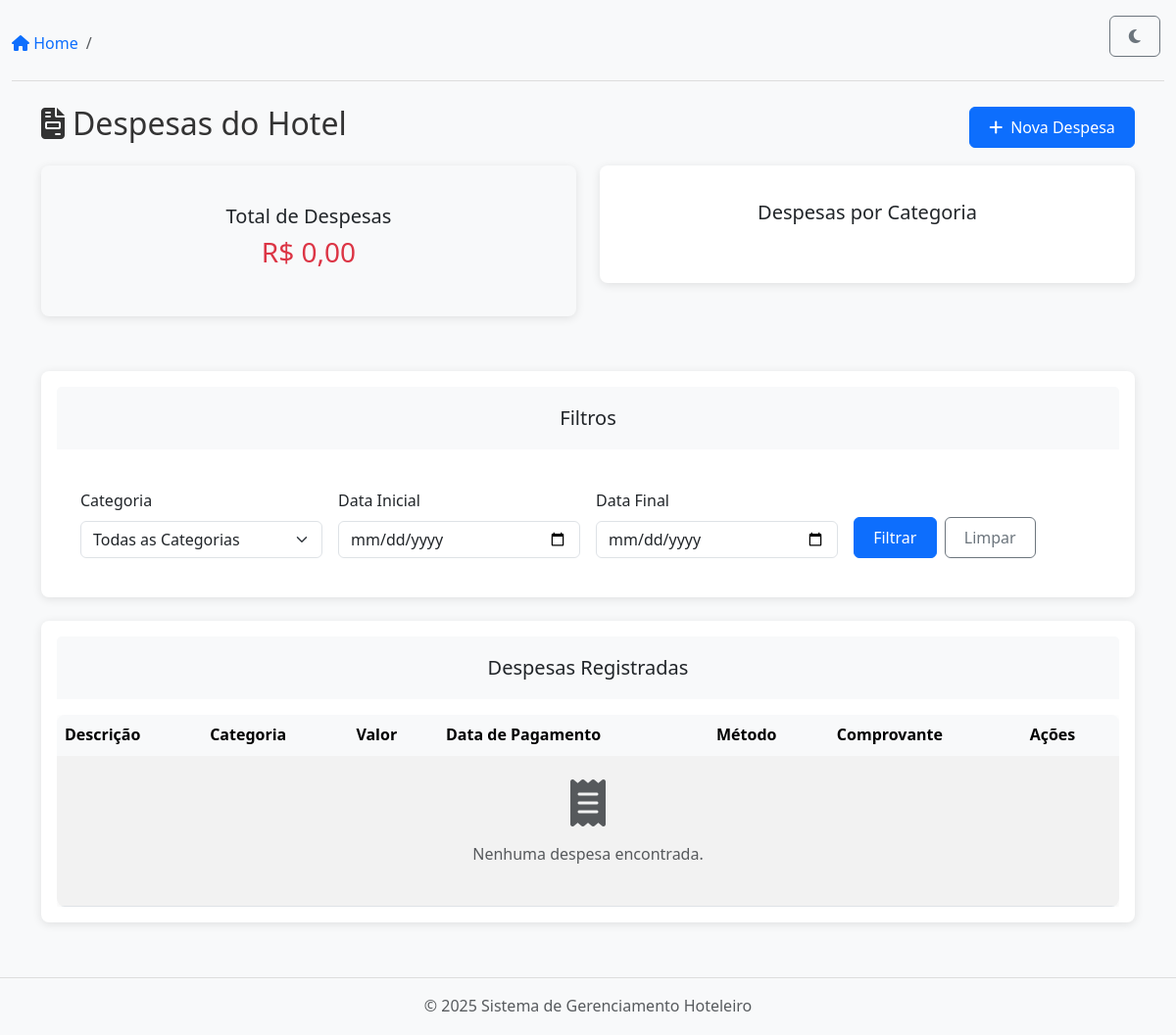
/finance/expenses/ (signed in), run on an earlier commit of the app's database.
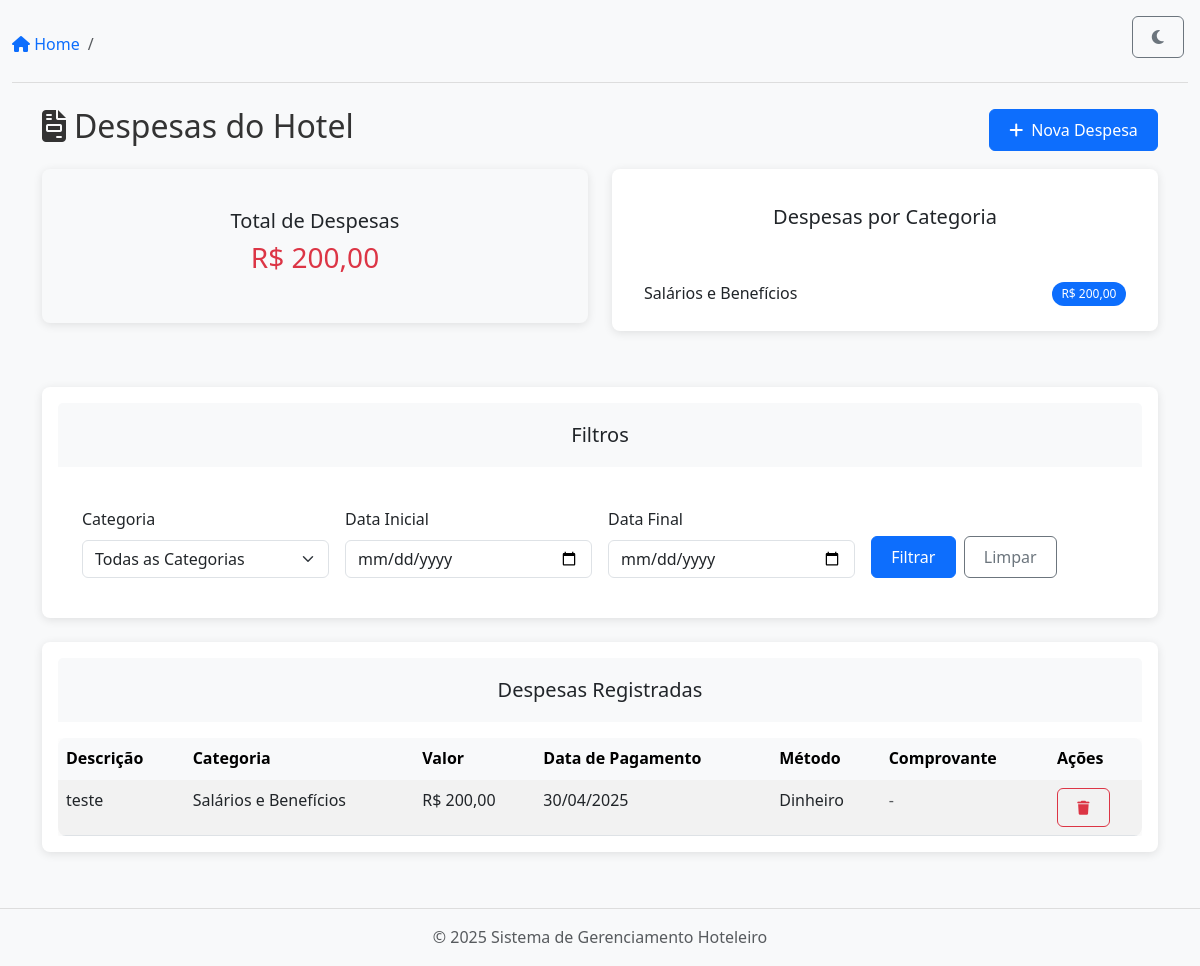
And on a later commit of the database.
### apps/finance/models.py (models this page shows, shortened)
class Expense(models.Model):
    CATEGORY_CHOICES = [
        ('utilities', 'Contas de Serviços (Água/Luz/Internet)'),
        ('supplies', 'Suprimentos'),
        ('maintenance', 'Manutenção'),
        ('staff', 'Salários e Benefícios'),
        ('marketing', 'Marketing e Publicidade'),
        ('taxes', 'Impostos e Taxas'),
        ('other', 'Outros'),
    ]
    description = models.CharField(max_length=255, verbose_name="Descrição")
    amount = models.DecimalField(max_digits=10, decimal_places=2, verbose_name="Valor")
    category = models.CharField(max_length=20, choices=CATEGORY_CHOICES, default='other', verbose_name="Categoria")
    date_created = models.DateField(auto_now_add=True, verbose_name="Data de Registro")
    payment_date = models.DateField(verbose_name="Data de Pagamento")
    payment_method = models.CharField(max_length=50, verbose_name="Método de Pagamento")
    receipt = models.FileField(upload_to='expenses/receipts/', blank=True, null=True, verbose_name="Comprovante")
    notes = models.TextField(blank=True, null=True, verbose_name="Observações")
    class Meta:
        ordering = ['-payment_date']
        verbose_name = "Despesa"
        verbose_name_plural = "Despesas"

### apps/finance/views.py (the view)
# urls.py: path('expenses/', views.expense_list, name='expense_list'),
@login_required
def expense_list(request):
    expenses = Expense.objects.all()
    category = request.GET.get('category')
    start_date = request.GET.get('start_date')
    end_date = request.GET.get('end_date')
    if category and category != 'all':
        expenses = expenses.filter(category=category)
    if start_date:
        expenses = expenses.filter(payment_date__gte=start_date)
    if end_date:
        expenses = expenses.filter(payment_date__lte=end_date)
    category_totals = {}
    for category_code, category_name in Expense.CATEGORY_CHOICES:
        category_sum = sum(expense.amount for expense in expenses.filter(category=category_code))
        category_totals[category_code] = {
            'name': category_name,
            'total': category_sum
        }
    total_expenses = sum(expense.amount for expense in expenses)
    context = {
        'expenses': expenses,
        'category_totals': category_totals,
        'total_expenses': total_expenses,
        'categories': Expense.CATEGORY_CHOICES,
        'selected_category': category or 'all',
        'start_date': start_date,
        'end_date': end_date
    }
    return render(request, 'finance/expense_list.html', context)

### templates/finance/expense_list.html (shortened to what the changed rows need)
{% extends 'base.html' %}
{% block content %}
<div class="container mt-4">
    <div class="d-flex justify-content-between align-items-center mb-3">
        <h2><i class="fas fa-file-invoice me-2"></i>Despesas do Hotel</h2>
    </div>
    <div class="row mb-4">
        <div class="col-md-6">
            <div class="card bg-light">
                <div class="card-body">
                    <h5 class="card-title text-center">Total de Despesas</h5>
                    <h3 class="text-danger text-center">R$ {{ total_expenses|floatformat:2 }}</h3>
                </div>
            </div>
        </div>
        <div class="col-md-6">
            <div class="card">
                <div class="card-body p-0">
                    <ul class="list-group list-group-flush">
                        {% for category_code, data in category_totals.items %}
                            {% if data.total > 0 %}
                                <li class="list-group-item d-flex justify-content-between align-items-center">
                                    {{ data.name }}
                                    <span class="badge bg-primary rounded-pill">R$ {{ data.total|floatformat:2 }}</span>
                                </li>
                            {% endif %}
                        {% endfor %}
                    </ul>
                </div>
            </div>
        </div>
    </div>
    <div class="card">
        <div class="card-body p-0">
            <div class="table-responsive">
                <table class="table table-striped table-hover mb-0">
                    <thead class="table-light">
                        <tr>
                            <th>Descrição</th>
                            <th>Categoria</th>
                            <th>Valor</th>
                            <th>Data de Pagamento</th>
                            <th>Método</th>
                            <th>Comprovante</th>
                            <th>Ações</th>
                        </tr>
                    </thead>
                    <tbody>
                        {% for expense in expenses %}
                        <tr>
                            <td>{{ expense.description }}</td>
                            <td>{{ expense.get_category_display }}</td>
                            <td>R$ {{ expense.amount|floatformat:2 }}</td>
                            <td>{{ expense.payment_date|date:"d/m/Y" }}</td>
                            <td>{{ expense.payment_method }}</td>
                            <td>
                                {% if expense.receipt %}
                                <a href="{{ expense.receipt.url }}" target="_blank" class="btn btn-sm btn-info">
                                    <i class="fas fa-file-alt"></i>
                                </a>
                                {% else %}
                                <span class="text-muted">-</span>
                                {% endif %}
                            </td>
                            <td>
                                <div class="btn-group">
                                    <button type="button" class="btn btn-sm btn-outline-danger"
                                            data-bs-toggle="modal"
                                            data-bs-target="#deleteExpenseModal"
                                            data-expense-id="{{ expense.id }}"
                                            data-expense-description="{{ expense.description }}">
                                        <i class="fas fa-trash"></i>
                                    </button>
                                </div>
                            </td>
                        </tr>
                        {% empty %}
                        <tr>
                            <td colspan="7" class="text-center py-4">
                                <div class="text-muted">
                                    <i class="fas fa-receipt fa-3x mb-3"></i>
                                    <p>Nenhuma despesa encontrada.</p>
                                </div>
                            </td>
                        </tr>
                        {% endfor %}
                    </tbody>
                </table>
            </div>
        </div>
    </div>
</div>
{% endblock %}

What changed in the data, as far as the page shows it:
added Expense: description "teste", category "Salários e Benefícios", amount "200,00", payment_date "30/04/2025", payment_method "Dinheiro"
Also different on the page:
{{ total_expenses|floatformat:2 }}: "0,00" → "200,00"
new list line: "Salários e Benefícios R$ 200,00"
text no longer shown: "Nenhuma despesa encontrada."
